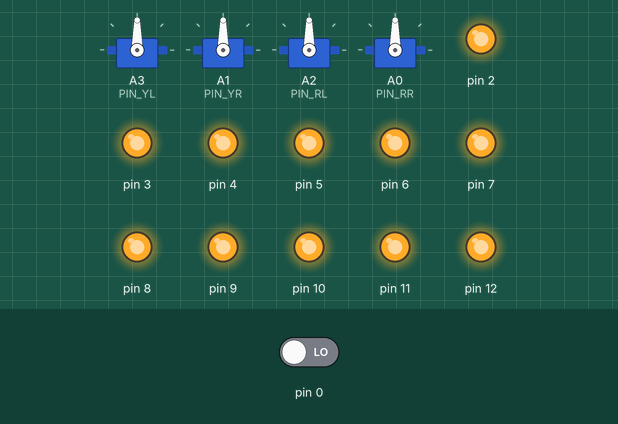
Bench run of a program on a simulated Arduino Nano, built with avr-gcc and run on an emulated ATmega328P. Parts: 4 × servo, output pins drawn as LEDs (lit = HIGH). The test bench sets the inputs (shaded band); at power-on: pin 0 LOW.

Above: at 0.6 s.
At 0.7 s:
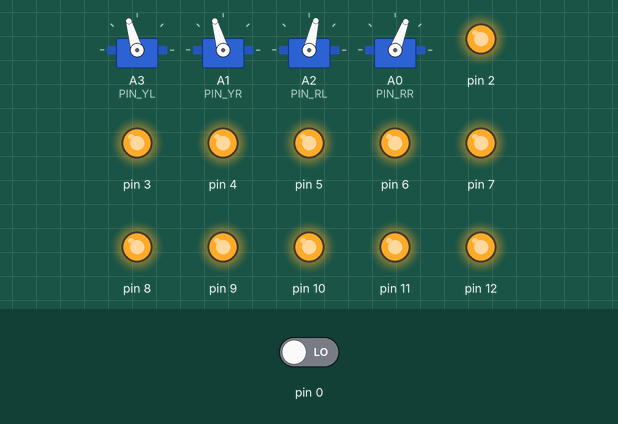
At 0.85 s:
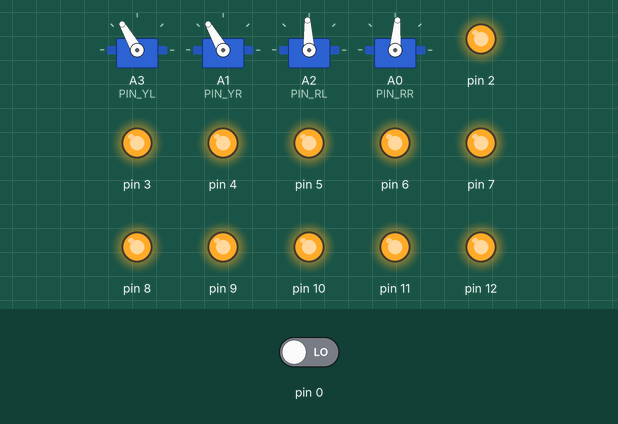
At 1.1 s:
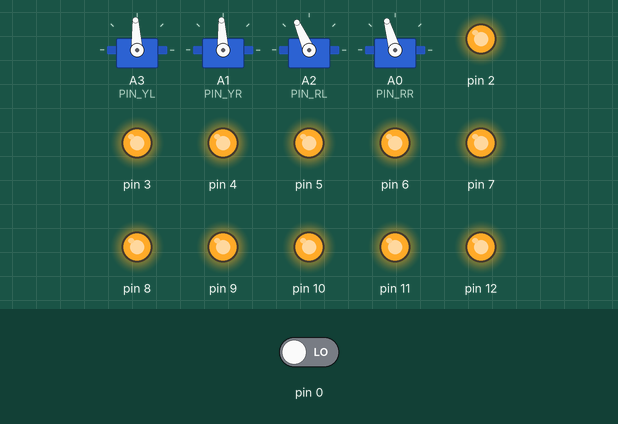
At 1.35 s:
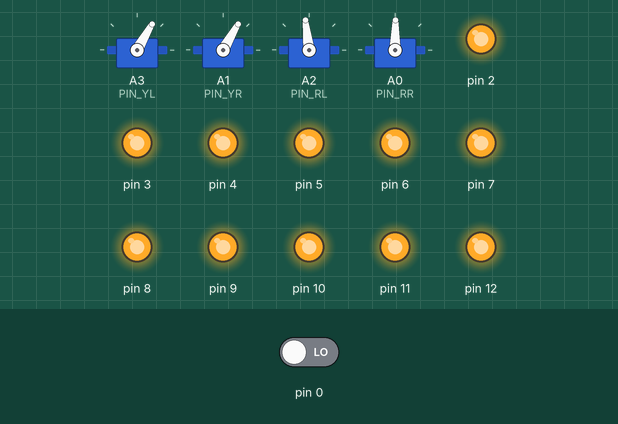
At 1.6 s:
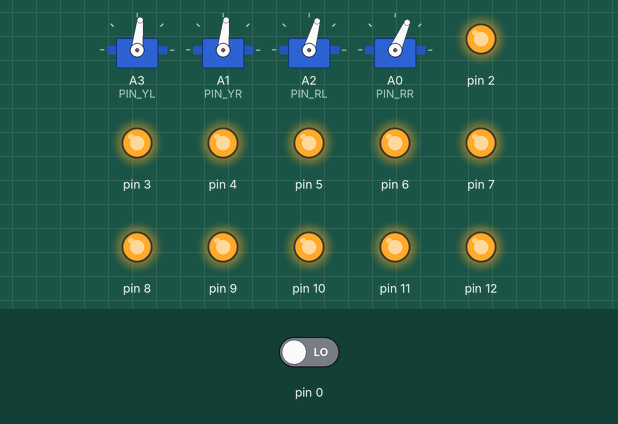
Timing chart, 0 to 3.6 s (numbered marks = the images above):
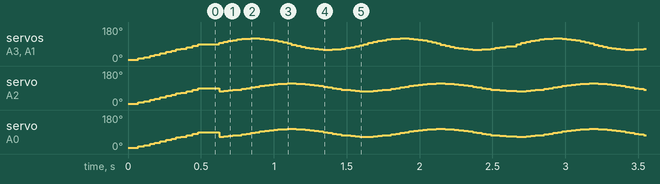

The program:

main.cpp
```cpp
#include <Servo.h>
#include <Oscillator.h>
#include <US.h>
#include <OttoSimplificado.h>
Otto Otto;

/*
         ---------------
        |     O   O     |
        |---------------|
YR 3==> |               | <== YL 2
         ---------------
            ||     ||
RR 5==>   -----   ------  <== RL 4
         |-----   ------|
*/

  #define PIN_YL A3 //servo[2]
  #define PIN_YR A1 //servo[3]
  #define PIN_RL A2 //servo[4]
  #define PIN_RR A0 //servo[5]

bool obstacleDetected = false;
int distance = 0;
///////////////////////////////////////////////////////////////////
//-- Setup ------------------------------------------------------//
///////////////////////////////////////////////////////////////////
void setup(){
  //Set the servo pins
  Otto.init(PIN_YL,PIN_YR,PIN_RL,PIN_RR,A6,A5);
  Otto.home();
  delay(50);

  for (int i = 2; i < 13; i++) {
    pinMode(i, OUTPUT);
    digitalWrite(i, HIGH);
  }
}

void obstacleMode(){
      distance = Otto.getDistance();
      if(distance<15){
               Otto.walk(2,1300,-1);
               Otto.turn(3,1000,-1);
             delay(50);
        }
        else{
          Otto.walk(2,1000,1);
        }
      }

void loop() {
  obstacleMode();
 }
```
